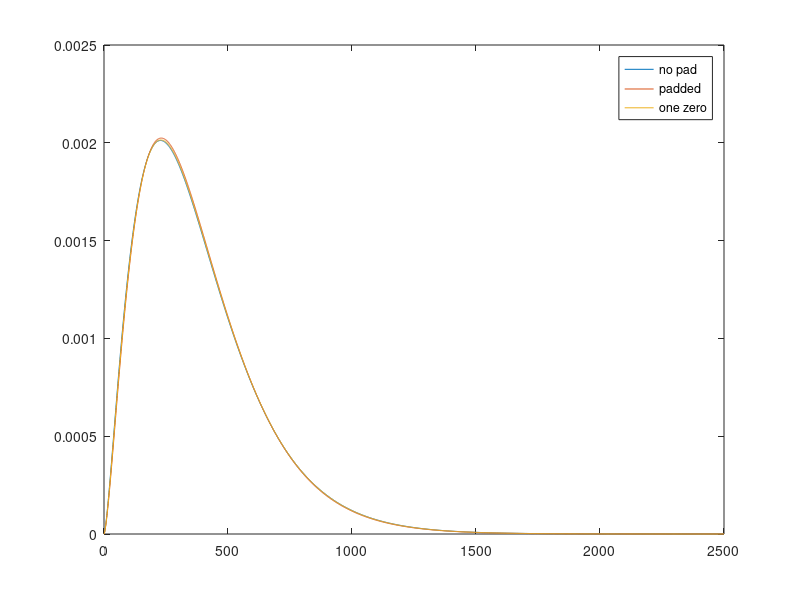
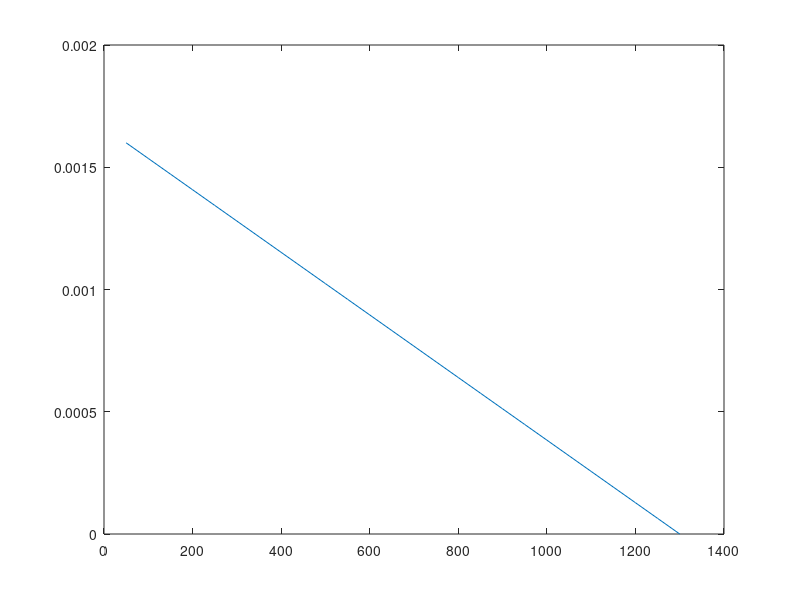

MATLAB code for these plots, in order:
clear all
close all
clc

X = 0:1:2500;
A1 = 2.47704;
A2 = 2.52868;
B1 = 0.00648^-1;
B2 = 0.00662^-1;
A3 = 2.49829;
B3 = .00653^-1;

Y1 = gampdf(X,A1,B1);
Y2 = gampdf(X,A2,B2);
Y3 = gampdf(X,A3,B3);

figure
plot(X,Y1,X,Y2,X,Y3)
legend('no pad','padded','one zero')

sum(X.*Y1)
sum(X.*Y2)
sum(X.*Y3)

figure

X = 50:50:1300;
c = 2/1250;

plot(X,(X-50)*-c/1250 + c)

m =  2.184e-4;

eq = @(x) x^2/m-50*x-2;
fsolve(eq,1)